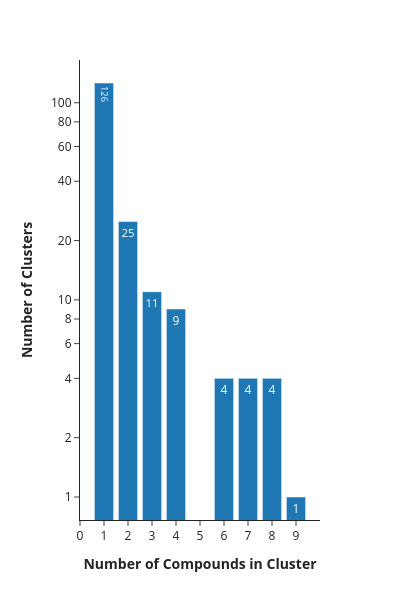

Notebook source saved alongside this figure:
### Code cell
fig1 = px.bar(hist_data, x='count', y='number_of_clusters', template='simple_white', log_y=True, text_auto=True, height=600, width=400)
fig1.update_xaxes(title_text="<b> Number of Compounds in Cluster </b>", range=[0, 10], tickvals=[0, 1, 2, 3, 4, 5, 6, 7, 8, 9])
fig1.update_yaxes(title_text="<b> Number of Clusters </b>", tickvals=[(10**big)*small for big in range(0, 3) for small in [1,2,4,6,8]])
fig1.show()
fig1.write_image(figures / f"20250114_generic_bm_cluster_histogram_fig1.png")
fig1.write_image(figures / f"20250114_generic_bm_cluster_histogram_fig1.svg")

### Figure 1 — Plotly figure (JSON) as saved in the notebook; plotly's stock layout.template omitted (floating-point values rounded to 4 significant figures)
{"data": [{"hovertemplate": "count=%{x}<br>number_of_clusters=%{y}<extra></extra>", "legendgroup": "", "marker": {"color": "#1F77B4", "pattern": {"shape": ""}}, "name": "", "orientation": "v", "showlegend": false, "textposition": "auto", "texttemplate": "%{y}", "type": "bar", "x": [1, 2, 3, 4, 6, 7, 8, 9, 22, 55, 58, 64], "xaxis": "x", "y": [126, 25, 11, 9, 4, 4, 4, 1, 1, 1, 1, 1], "yaxis": "y"}], "layout": {"barmode": "relative", "height": 600, "legend": {"tracegroupgap": 0}, "margin": {"t": 60}, "width": 400, "xaxis": {"anchor": "y", "domain": [0, 1], "range": [0, 10], "tickvals": [0, 1, 2, 3, 4, 5, 6, 7, 8, 9], "title": {"text": "<b> Number of Compounds in Cluster </b>"}}, "yaxis": {"anchor": "x", "domain": [0, 1], "tickvals": [1, 2, 4, 6, 8, 10, 20, 40, 60, 80, 100, 200, 400, 600, 800], "title": {"text": "<b> Number of Clusters </b>"}, "type": "log"}}}
